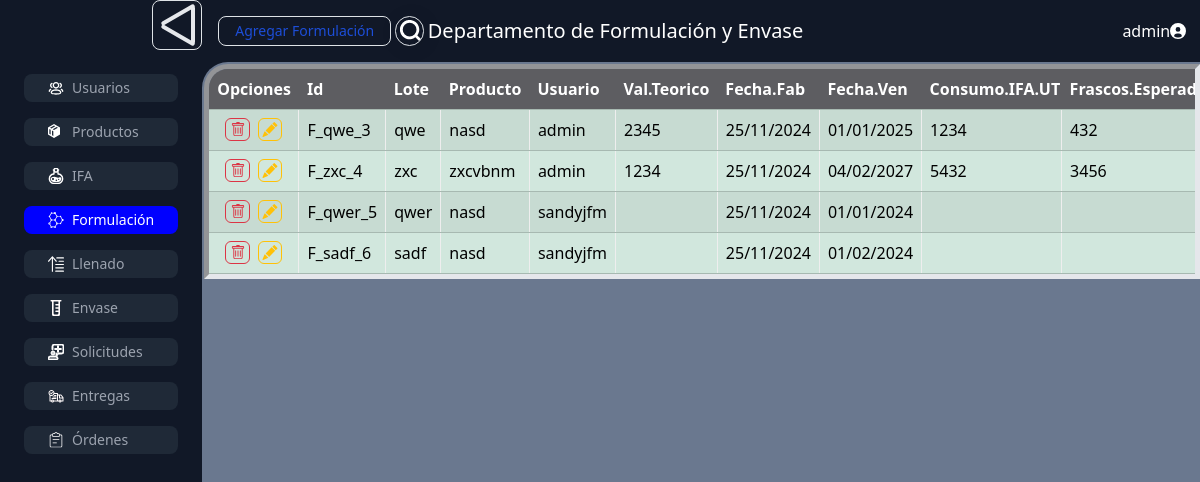
Page /formulacion/ (signed in) on the committed database.
### CIGB/models.py (models this page shows, shortened)
class Usuarios(AbstractBaseUser):
    id_usuario = models.AutoField(primary_key=True)
    nombre = models.CharField(_('nombre'), max_length=255)
    apellidos = models.CharField(_('apellidos'), max_length=255)
    email = models.EmailField(_('correo electrónico'), unique=True)
    cargo = models.CharField(_('cargo'), max_length=255)
    tipo = models.CharField(_('tipo'), max_length=255)
    usuario = models.CharField(_('usuario'), max_length=255, unique=True)
    contraseña = models.CharField(_('contraseña'), max_length=255)
    producto = models.ForeignKey('Producto', on_delete=models.SET_NULL, null=True, blank=True, related_name='usuarios')
    USERNAME_FIELD = 'usuario'
    REQUIRED_FIELDS = ['nombre', 'apellidos', 'cargo', 'tipo']
    class Meta:
        abstract = False
        verbose_name = _('usuario')
        verbose_name_plural = _('usuarios')

class Formulacion(models.Model):
    id_orden_formulacion = models.AutoField(primary_key=True)
    nombre = models.CharField(max_length=255, unique=True)
    id_IFA = models.ForeignKey(IFA, on_delete=models.CASCADE)
    id_usuario = models.ForeignKey(Usuarios, on_delete=models.SET_NULL, null=True)
    vol_teorico = models.CharField(max_length=255)
    fecha_fab = models.DateField()
    fecha_vence = models.DateField()
    consumo_IFA_UT = models.CharField(max_length=255)
    frascos_esperados = models.CharField(max_length=255)

class IFA(models.Model):
    id_IFA = models.AutoField(primary_key=True)
    lote = models.CharField(max_length=255, unique=True)
    fecha_fabricacion = models.DateField()
    id_producto = models.ForeignKey(Producto, on_delete=models.CASCADE)
    id_usuario = models.ForeignKey(Usuarios, on_delete=models.SET_NULL, null=True)
    volumen = models.CharField(max_length=255)
    act_biologica = models.CharField(max_length=255)
    act_espectral = models.CharField(max_length=255)
    prot_total = models.CharField(max_length=255)
    act_total_UT = models.CharField(max_length=255)
    existencia_UT = models.CharField(max_length=255)
    existencia_vol_IFA = models.CharField(max_length=255)
    vol_form_liquido = models.CharField(max_length=255)
    dosis_esperadas = models.CharField(max_length=255)

class Producto(models.Model):
    id_producto = models.AutoField(primary_key=True)
    nombre = models.CharField(max_length=255, unique=True)

### CIGB/views.py (the view, shortened to what this page needs)
# urls.py: path('formulacion/', formulacion_view),
def formulacion_view(request):
    if request.user.tipo == 'user':
        ordenFormulacion_data = Formulacion.objects.filter(id_usuario=Usuarios.objects.get(usuario = request.user.usuario))
        IFA_data = IFA.objects.filter(id_usuario=Usuarios.objects.get(usuario = request.user.usuario))
    else:
        ordenFormulacion_data = Formulacion.objects.all()
        IFA_data = IFA.objects.all()
    return render(request, 'formulacion.html', {'ordenFormulacion_data':ordenFormulacion_data, 'IFA_data':IFA_data})

### CIGB/templates/formulacion.html (shortened to what this page needs)
{% extends "CIGB.html" %}
{% block add_button %}
  <input class="text-blue-700 hover:text-white border border-blue-700 hover:bg-blue-800 focus:ring-4 focus:outline-none focus:ring-blue-300 font-medium rounded-lg text-sm px-3 py-1 text-center dark:border-blue-500 dark:text-gray-400 dark:hover:text-white dark:hover:bg-blue-500 dark:focus:ring-blue-800" type="button" value="Agregar Formulación" onclick="openForm(accion='Agregar', objetivo='Formulación',  NaN, new_url='{{ BASE_URL }}/add_formulacion')" class="boton">
{% endblock %}
{% block contenido %}
<div>
  <div class="table-container">
    <table class="table table-success table-striped" style="margin-bottom: 0px;">
        <thead>
            <tr>
                <th>Opciones</th>
                <th>Id</th>
                <th>Lote</th>
                <th>Producto</th>
                <th>Usuario</th>
                <th>Val.Teorico</th>
                <th>Fecha.Fab</th>
                <th>Fecha.Ven</th>
                <th>Consumo.IFA.UT</th>
                <th>Frascos.Esperados</th>
        </thead>
        <tbody id="main_table">
          {% for orden in ordenFormulacion_data %}
          <tr>
              <td class="opciones">
                <div>
                  <button type="button" class="table-button btn-outline-danger" onclick="eliminar('Formulacion','{{ orden.id_ordern_formulacion }}')">
                      </button>
                  <button valores="form_ifa·{{ orden.id_IFA.id_IFA }}|vol_teorico·{{ orden.vol_teorico }}|fecha_vence·{{ orden.fecha_vence|date:'YYYY-mm-dd' }}|consumo_IFA_UT·{{ orden.consumo_IFA_UT }}|frascos_esperados·{{ orden.frascos_esperados }}|nombre·{{ orden.nombre }}" onclick="openForm(accion='Modificar', objetivo='{{ orden.nombre }}',fila=this, new_url='{{ BASE_URL }}/mod_formulacion')" type="button" class="table-button btn-outline-warning">
                      </button>
                  </div>
              </td>
              <td>{{ orden.nombre }}</td>
              <td>{{ orden.id_IFA.lote }}</td>
              <td>{{ orden.id_IFA.id_producto.nombre }}</td>
              <td>{{ orden.id_usuario.usuario }}</td>
              <td>{{ orden.vol_teorico }}</td>
              <td>{{ orden.fecha_fab|date:"d/m/Y" }}</td>
              <td>{{ orden.fecha_vence|date:"d/m/Y" }}</td>
              <td>{{ orden.consumo_IFA_UT }}</td>
              <td>{{ orden.frascos_esperados }}</td>
          </tr>
          {% endfor %}
      </tbody>
    </table>
</div>
</div>
{% endblock %}

### CIGB/templates/CIGB.html (shortened to what this page needs)
{% load compress %}
{% load static %}
<!DOCTYPE html>
<html lang="en-gb" dir="ltr" class='com_content view-category layout-theme3497category itemid-101 home j39 mm-hover'>
    <head>
        <link href="https://cdn.jsdelivr.net/npm/bootstrap@5.3.3/dist/css/bootstrap.min.css" rel="stylesheet">
        <link rel="stylesheet" href="static/css/CIGB.css">
        {% compress css %}
            <link rel="stylesheet" href="{% static 'src/output.css' %}">
        {% endcompress %}
    </head>
    <body class="bg-gray-900">
        <div class="flex flex-row">
            <div id="lateral-menu" class="m-w-[200px] flex flex-col items-end">
                <label class="rounded-lg b-gray-400 border border-blue-700">
                    <div class="w-12 h-12 cursor-pointer flex flex-col items-center justify-around">
                        <div class="w-[38px] h-[4px] bg-gray-200 rounded-sm transition-all duration-300 peer-checked:origin-top peer-checked:translate-y-[6px] peer-checked:rotate-[-30deg]"></div>
                        <div class="w-[38px] h-[4px] bg-gray-200 rounded-md transition-all duration-300 peer-checked:origin-center peer-checked:translate-x-[16px] peer-checked:rotate-[90deg]"></div>
                        <div class="w-[38px] h-[4px] bg-gray-200 rounded-md transition-all duration-300 peer-checked:origin-bottom peer-checked:translate-y-[-6px] peer-checked:rotate-[30deg]"></div>
                    </div>
                </label>
                <div class="md:flex">
                    <ul id="menu" class="flex-column space-y space-y-4 text-sm font-medium text-gray-500 text-gray-400 ms-4 me-4 mb-4 mt-4">
                        {% if request.user.tipo == 'admin' %}
                        <li><a id="users" href="usuarios" class="peer-unchecked:none inline-flex items-center px-4 py-1 rounded-lg hover:text-gray-900 hover:bg-gray-100 w-full bg-gray-800 hover:bg-gray-700 hover:text-white">
                            <span class="lateral-menu-text ms-2 fade-in">Usuarios</span></a></li>
                        <li><a id="products" href="productos" class="inline-flex items-center px-4 py-1 rounded-lg hover:text-gray-900 bg-gray-50 hover:bg-gray-100 w-full bg-gray-800 hover:bg-gray-700 hover:text-white">
                            <span class="lateral-menu-text ms-2">Productos</span></a></li>
                        {% endif %}
                            <li><a id="IFA" href="IFA"class="inline-flex items-center px-4 py-1 rounded-lg hover:text-gray-900 bg-gray-50 hover:bg-gray-100 w-full bg-gray-800 hover:bg-gray-700 hover:text-white">
                            <span class="lateral-menu-text ms-2">IFA</span></a></li>
                        <li><a id="formulacion" href="formulacion" class="inline-flex items-center px-4 py-1 rounded-lg hover:text-gray-900 bg-gray-50 hover:bg-gray-100 w-full bg-gray-800 hover:bg-gray-700 hover:text-white">
                            <span class="lateral-menu-text ms-2">Formulación</span></a></li>
                        <li><a id="llenado" href="llenado" class="inline-flex items-center px-4 py-1 rounded-lg hover:text-gray-900 bg-gray-50 hover:bg-gray-100 w-full bg-gray-800 hover:bg-gray-700 hover:text-white">
                            <span class="lateral-menu-text ms-2">Llenado</span></a></li>
                        <li><a id="envase" href="envase" class="inline-flex items-center px-4 py-1 rounded-lg hover:text-gray-900 bg-gray-50 hover:bg-gray-100 w-full bg-gray-800 hover:bg-gray-700 hover:text-white">
                            <span class="lateral-menu-text ms-2">Envase</span></a></li>
                        <li><a id="request" href="solicitudes" class="inline-flex items-center px-4 py-1 rounded-lg hover:text-gray-900 bg-gray-50 hover:bg-gray-100 w-full bg-gray-800 hover:bg-gray-700 hover:text-white">
                            <span class="lateral-menu-text ms-2">Solicitudes</span></a></li>
                        <li><a id="deliver" href="entregas" class="inline-flex items-center px-4 py-1 rounded-lg hover:text-gray-900 bg-gray-50 hover:bg-gray-100 w-full bg-gray-800 hover:bg-gray-700 hover:text-white">
                            <span class="lateral-menu-text ms-2">Entregas</span></a></li>
                            <div id="drop-menu" class="flex-column space-y space-y-4">
                                <li><span class="inline-flex items-center px-4 py-1 rounded-lg hover:text-gray-900 bg-gray-50 hover:bg-gray-100 w-full bg-gray-800 hover:bg-gray-700 hover:text-white">
                                    <span class="lateral-menu-text ms-2">Órdenes</span></span></li>
                        </div>
                    </ul>
                </div>
            </div>
            <div class="w-[100%]">
                <div class="py-3 px-3 flex gap-1 items-center">
                    {% block add_button %}
                    {% endblock %}
                    <div class="p-1 overflow-hidden w-[36px] h-[30px] hover:w-[250px] bg-transparent border border-blue-700 shadow-[2px_2px_20px_rgba(0,0,0,0.08)] rounded-full flex group items-center hover:duration-300 duration-300">
                        <div class="flex items-center justify-center fill-white">
                            <svg xmlns="http://www.w3.org/2000/svg" id="Isolation_Mode" data-name="Isolation Mode" viewBox="0 0 24 24" width="22" height="22">
                                <path d="M18.9,16.776A10.539,10.539,0,1,0,16.776,18.9l5.1,5.1L24,21.88ZM10.5,18A7.5,7.5,0,1,1,18,10.5,7.507,7.507,0,0,1,10.5,18Z"></path>
                            </svg>
                        </div>
                    </div>
                    <h1 class="w-full header">Departamento de Formulación y Envase</h1>
                    <div id="head-menu" class="">
                        <div class="drop-menu flex flex-row items-center" id="user-drop-menu-button">
                            <span>{{ user.usuario }}</span>
                        </div>
                    </div>
                </div>
                <div id="dinamic-content" class="bg-gray-900">
                    {% block contenido %}
                    {% endblock %}
                </div>
            </div>
        </div>
    </body>
</html>

### static/css/CIGB.css (style rules this page uses)
:root { --top:-100vh; --menu-width:204px; }
#dinamic-content { background-color: rgb(195 216 247 / 50%); padding: 2px; border-top-left-radius: 26px; height: calc(100svh - 76px); }
#dinamic-content>div { width: calc(100svw - var(--menu-width)); }
table { overflow: scroll; min-width: 640px; height: 100%; }
#head-menu { height: 100%; display: flex; flex-direction: column; align-items: flex-end; justify-content: flex-start; --display:none; color: white; }
.selected { background-color: blue !important; color:white !important; }
#drop-menu { --drop-disp:none; }
#drop-menu>li>span { cursor: pointer; }
.table-container { max-width: 86svw; max-height: 80vh; border-style: inset; overflow: auto; border-width: thick; border-top-left-radius: 24px; }
td, th { white-space: nowrap; max-width: 140px; overflow: hidden; }
.btn-outline-warning { --bs-btn-color: #ffc107; --bs-btn-border-color: #ffc107; --bs-btn-hover-color: #000; --bs-btn-hover-bg: #ffc107; --bs-btn-hover-border-color: #ffc107; --bs-btn-focus-shadow-rgb: 255, 193, 7; --bs-btn-active-color: #000; --bs-btn-active-bg: #ffc107; --bs-btn-active-border-color: #ffc107; --bs-btn-active-shadow: inset 0 3px 5px rgba(0, 0, 0, 0.125); --bs-btn-disabled-color: #ffc107; --bs-btn-disabled-bg: transparent; --bs-btn-disabled-border-color: #ffc107; --bs-gradient: none; }
.btn-outline-danger { --bs-btn-color: #dc3545; --bs-btn-border-color: #dc3545; --bs-btn-hover-color: #fff; --bs-btn-hover-bg: #dc3545; --bs-btn-hover-border-color: #dc3545; --bs-btn-focus-shadow-rgb: 220, 53, 69; --bs-btn-active-color: #fff; --bs-btn-active-bg: #dc3545; --bs-btn-active-border-color: #dc3545; --bs-btn-active-shadow: inset 0 3px 5px rgba(0, 0, 0, 0.125); --bs-btn-disabled-color: #dc3545; --bs-btn-disabled-bg: transparent; --bs-btn-disabled-border-color: #dc3545; --bs-gradient: none; }
.table-button { --bs-btn-padding-x: 0.2rem; --bs-btn-padding-y: 0.2rem; --bs-btn-font-family: ; --bs-btn-font-size: 1rem; --bs-btn-font-weight: 400; --bs-btn-line-height: 1.5; --bs-btn-bg: transparent; --bs-btn-border-width: 1px; --bs-btn-border-radius: 0.375rem; --bs-btn-box-shadow: inset 0 1px 0 rgba(255, 255, 255, 0.15), 0 1px 1px rgba(0, 0, 0, 0.075); --bs-btn-disabled-opacity: 0.65; --bs-btn-focus-box-shadow: 0 0 0 0.25rem rgba(var(--bs-btn-focus-shadow-rgb), .5); display: inline-block; padding: var(--bs-btn-padding-y) var(--bs-btn-padding-x); font-size: var(--bs-btn-font-size); font-weight: var(--bs-btn-font-weight); line-height: var(--bs-btn-line-height); color: var(--bs-btn-color); text-align: center; text-decoration: none; vertical-align: middle; user-select: none; border: var(--bs-btn-border-width) solid var(--bs-btn-border-color); border-radius: var(--bs-btn-border-radius); background-color: var(--bs-btn-bg); }
.opciones { position: sticky; left: 0; z-index: 1; }
.table>thead { position: sticky; top: 0; z-index: 2; }
.table>thead>tr>th { background-color: rgb(93, 93, 97); color: white; }
td { border-right: 1px; border-style: ridge; }
td>div { display: flex; flex-direction: row; justify-content: space-evenly; }
.table { width: 100%; border-collapse: collapse; border-top-left-radius: 10px; }
.header { font-size: 20px; color: white; }

### rows in the picture
Usuarios: usuario "admin"
Formulacion: nombre "F_qwe_3", id_IFA.lote "qwe", id_IFA.id_producto.nombre "nasd", id_usuario.usuario "admin", vol_teorico "2345", fecha_fab "25/11/2024", fecha_vence "01/01/2025", consumo_IFA_UT "1234", frascos_esperados "432"
Formulacion: nombre "F_zxc_4", id_IFA.lote "zxc", id_IFA.id_producto.nombre "zxcvbnm", id_usuario.usuario "admin", vol_teorico "1234", fecha_fab "25/11/2024", fecha_vence "04/02/2027", consumo_IFA_UT "5432", frascos_esperados "3456"
Formulacion: nombre "F_qwer_5", id_IFA.lote "qwer", id_IFA.id_producto.nombre "nasd", id_usuario.usuario "sandyjfm", fecha_fab "25/11/2024", fecha_vence "01/01/2024"
Formulacion: nombre "F_sadf_6", id_IFA.lote "sadf", id_IFA.id_producto.nombre "nasd", id_usuario.usuario "sandyjfm", fecha_fab "25/11/2024", fecha_vence "01/02/2024"
